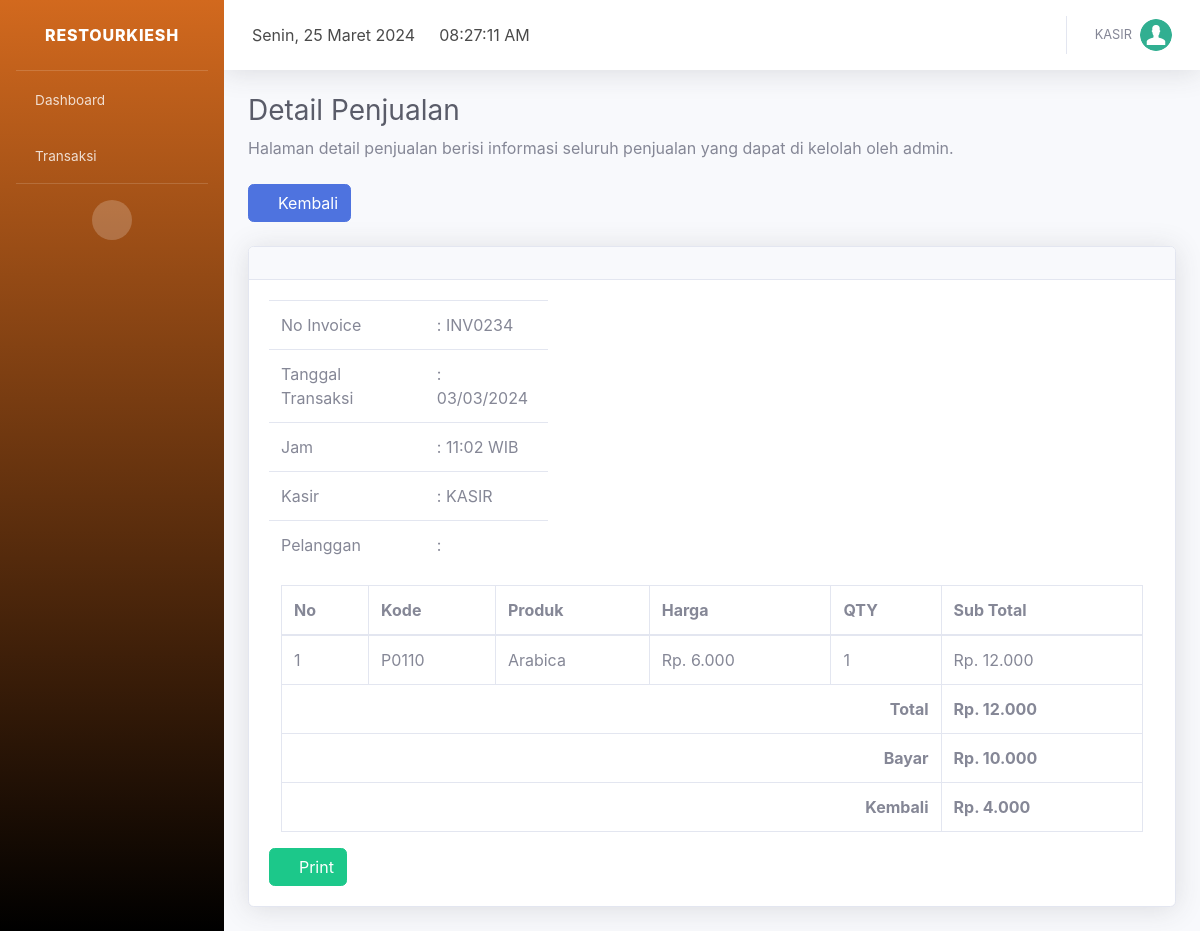
The page /index.php?page=detail_penjualan&id_penjualan=234 (signed in) on the database its author committed.
### tables this page shows
CREATE TABLE `profil_aplikasi` (
  `id` int(11) NOT NULL,
  `nama_aplikasi` varchar(30) NOT NULL,
  `alamat` varchar(100) NOT NULL,
  `no_telp` char(14) NOT NULL,
  `logo` varchar(100) NOT NULL
);

CREATE TABLE `pengguna` (
  `id_pengguna` int(11) NOT NULL,
  `kode_pengguna` char(9) NOT NULL,
  `nama_pengguna` varchar(50) NOT NULL,
  `email` varchar(35) NOT NULL,
  `no_telp` char(14) NOT NULL,
  `foto` varchar(100) NOT NULL,
  `username` varchar(50) NOT NULL,
  `password` varchar(500) NOT NULL,
  `level` varchar(10) NOT NULL,
  `status` int(11) NOT NULL
);

CREATE TABLE `penjualan` (
  `id_penjualan` int(11) NOT NULL,
  `no_invoice` char(10) NOT NULL,
  `tanggal` timestamp NOT NULL DEFAULT current_timestamp() ON UPDATE current_timestamp(),
  `id_kasir` int(11) NOT NULL,
  `kode_pelanggan` char(9) NOT NULL,
  `total_bayar` mediumint(9) NOT NULL,
  `bayar` mediumint(9) NOT NULL,
  `kembali` mediumint(9) NOT NULL
);

CREATE TABLE `detail_penjualan` (
  `id_detail_penjualan` int(11) NOT NULL,
  `no_invoice` char(9) NOT NULL,
  `kode_produk` char(9) NOT NULL,
  `harga` mediumint(9) NOT NULL,
  `qty` int(11) NOT NULL
);

CREATE TABLE `produk` (
  `id_produk` int(11) NOT NULL,
  `kode_produk` char(9) NOT NULL,
  `nama_produk` varchar(50) NOT NULL,
  `satuan` varchar(10) NOT NULL,
  `kategori_produk` int(11) NOT NULL,
  `stok_produk` int(11) NOT NULL,
  `supplier` int(11) NOT NULL,
  `harga_beli` int(11) NOT NULL,
  `harga_jual` int(11) NOT NULL,
  `keterangan_produk` text NOT NULL,
  `tanggal_produk` date NOT NULL,
  `gambar_produk` varchar(500) NOT NULL
);

### page/penjualan/detail-penjualan.php (the view, shortened to what this page needs)
<?php
include 'config/database.php';
if (isset($_GET['id_penjualan'])) {
    $id_penjualan = $_GET['id_penjualan'];
    $query = mysqli_query($kon, "SELECT * from penjualan left join pelanggan on penjualan.kode_pelanggan=pelanggan.kode_pelanggan left join pengguna on pengguna.id_pengguna=penjualan.id_kasir where id_penjualan='$id_penjualan'");
} else if (isset($_GET['no_invoice'])) {
    $no_invoice = $_GET['no_invoice'];
    $query = mysqli_query($kon, "SELECT * from penjualan left join pelanggan on penjualan.kode_pelanggan=pelanggan.kode_pelanggan left join pengguna on pengguna.id_pengguna=penjualan.id_kasir where no_invoice='$no_invoice'");
}
$data = mysqli_fetch_array($query);
$no_invoice = $data['no_invoice'];
?>
<div class="container-fluid">
    <h1 class="h3 mb-2 text-gray-800">Detail Penjualan</h1>
    <p class="mb-4">Halaman detail penjualan berisi informasi seluruh penjualan yang dapat di kelolah oleh admin.</p>
    <a href="index.php?page=data_penjualan"><button class="btn btn-primary"><i class="fa fa-angle-left"></i> Kembali</button></a>
    <br /><br />
    <div class="card shadow mb-4">
        <div class="card-header py-3">
        </div>
        <div class="card-body">
            <div class="row">
                <div class="col-sm-4">
                    <div class="form-group">
                        <table class="table">
                            <tbody>
                                <tr>
                                    <td>No Invoice</td>
                                    <td>: <?php echo $data['no_invoice']; ?></td>
                                </tr>
                                <tr>
                                    <td>Tanggal Transaksi</td>
                                    <td>: <?php echo date('d/m/Y', strtotime($data["tanggal"])); ?></td>
                                </tr>
                                <tr>
                                    <td>Jam</td>
                                    <td>: <?php echo date('H:i', strtotime($data["tanggal"])); ?> WIB</td>
                                </tr>
                                <tr>
                                    <td>Kasir</td>
                                    <td>: <?php echo $data['nama_pengguna']; ?></td>
                                </tr>
                                <tr>
                                    <td>Pelanggan</td>
                                    <td>: <?php echo $data['nama_pelanggan']; ?></td>
                                </tr>
                            </tbody>
                        </table>
                    </div>
                </div>
                <div class="col-sm-8">
                </div>
            </div>
            <div>
                <div class="col-sm-12">
                    <table class="table table-bordered">
                        <thead>
                            <tr>
                                <th>No</th>
                                <th>Kode</th>
                                <th>Produk</th>
                                <th>Harga</th>
                                <th>QTY</th>
                                <th>Sub Total</th>
                            </tr>
                        </thead>
                        <tbody>
                            <?php
                            $sql1 = "select * from detail_penjualan inner join produk on produk.kode_produk=detail_penjualan.kode_produk INNER JOIN penjualan on penjualan.no_invoice=detail_penjualan.no_invoice where detail_penjualan.no_invoice='$no_invoice'";
                            $result = mysqli_query($kon, $sql1);
                            $no = 0;
                            $total = 0;
                            $bayar = 0;
                            $kembali = 0;
                            while ($ambil = mysqli_fetch_array($result)) :
                                $no++;
                                $tot = $ambil['harga_jual'] * $ambil['qty'];
                                $total += $tot;
                                $bayar = $ambil['bayar'];
                                $kembali = $ambil['kembali'];
                            ?>
                                <tr>
                                    <td><?php echo $no; ?></td>
                                    <td><?php echo $ambil['kode_produk']; ?></td>
                                    <td><?php echo $ambil['nama_produk']; ?></td>
                                    <td>Rp. <?php echo number_format($ambil['harga'], 0, ',', '.'); ?></td>
                                    <td><?php echo $ambil['qty']; ?></td>
                                    <td>Rp. <?php echo number_format($tot, 0, ',', '.'); ?></td>
                                </tr>
                            <?php endwhile; ?>
                            <tr>
                                <td colspan="5" style="text-align:right"><strong>Total</strong></td>
                                <td><strong>Rp. <?php echo number_format($total, 0, ',', '.');  ?></strong></td>
                            </tr>
                            <tr>
                                <td colspan="5" style="text-align:right"><strong>Bayar</strong></td>
                                <td><strong>Rp. <?php echo number_format($bayar, 0, ',', '.');  ?></strong></td>
                            </tr>
                            <tr>
                                <td colspan="5" style="text-align:right"><strong>Kembali</strong></td>
                                <td><strong>Rp. <?php echo number_format($kembali, 0, ',', '.');  ?></strong></td>
                            </tr>
                        </tbody>
                    </table>
                </div>
                <a href="page/penjualan/cetak/cetak-detail-penjualan-thermal.php?no_invoice=<?php echo $data['no_invoice']; ?>" target='blank' class="btn btn-success btn-icon-split"><span class="text"><i class="fas fa-print"></i> Print </span></a>
            </div>
        </div>
    </div>
</div>

### index.php (shortened to what this page needs)
<?php
include 'config/database.php';
$hasil = mysqli_query($kon, "select * from profil_aplikasi order by nama_aplikasi desc limit 1");
$data = mysqli_fetch_array($hasil);
?>
<!DOCTYPE html>
<html lang="en">
<head>
  <link href="assets/vendor/fontawesome-free/css/all.min.css" rel="stylesheet" type="text/css">
  <link href="assets/font/font.css" rel="stylesheet">
  <link href="assets/css/sb-admin-2.min.css" rel="stylesheet">
  <link href="assets/vendor/datatables/dataTables.bootstrap4.min.css" rel="stylesheet">
  <link rel="stylesheet" href="assets/plugin/datepicker/css/datepicker.css">
</head>
<body>
  <div id="wrapper">
    <ul class="navbar-nav sidebar sidebar-dark accordion" id="accordionSidebar" style="background-image: linear-gradient(180deg, #D2691E 0%, #000000 100%);">
      <a class="sidebar-brand d-flex align-items-center justify-content-center" href="index.php?page=dashboard">
        <div class="sidebar-brand-text mx-3"><?php echo $data['nama_aplikasi']; ?></div>
      </a>
      <hr class="sidebar-divider my-0">
<li class="nav-item">
    <a class="nav-link" href="index.php?page=dashboard">
        <i class="fas fa-home"></i>
        <span>Dashboard</span>
    </a>
</li>
<?php if ($_SESSION["level"] == "Kasir" || $_SESSION["level"] == "Owner") : ?>
    <li class="nav-item">
        <a class="nav-link collapsed" href="#" data-toggle="collapse" data-target="#transaksi" aria-expanded="true" aria-controls="collapseTwo">
            <i class="fas fa-shopping-cart"></i>
            <span>Transaksi</span>
        </a>
    </li>
<?php endif; ?>
      <hr class="sidebar-divider d-none d-md-block">
      <div class="text-center d-none d-md-inline">
        <button class="rounded-circle border-0" id="sidebarToggle"></button>
      </div>
    </ul>
    <div id="content-wrapper" class="d-flex flex-column">
      <div id="content">
        <nav class="navbar navbar-expand navbar-light bg-white topbar mb-4 static-top shadow">
          <div class="top-navbar d-none d-xl-block">
            <ul class="navbar-nav align-items-center">
              <li class="nav-item">
                <a class="nav-link">
                  <div id="date">
                  </div>
                </a>
              </li>
            </ul>
          </div>
          <div class="top-navbar d-none d-xl-block">
            <ul class="navbar-nav align-items-center">
              <li class="nav-item">
                <a class="nav-link">
                  <div id="clock">
                  </div>
                </a>
              </li>
            </ul>
          </div>
          <ul class="navbar-nav ml-auto">
    <?php
    include 'config/database.php';
    $id_pengguna = $_SESSION["id_pengguna"];
    $hasil = mysqli_query($kon, "select nama_pengguna,foto from pengguna where id_pengguna=$id_pengguna");
    $row = mysqli_fetch_array($hasil);
    ?>
    <li class="nav-item dropdown no-arrow">
      <a class="nav-link dropdown-toggle" href="#" id="userDropdown" role="button" data-toggle="dropdown" aria-haspopup="true" aria-expanded="false">
        <span class="mr-2 d-none d-lg-inline text-gray-600 small"><?php echo $row["nama_pengguna"]; ?></span>
        <img class="img-profile rounded-circle" src="page/pengguna/foto/<?php echo $row["foto"]; ?>">
      </a>
    </li>
</ul>
        </nav>
        <?php
        if (isset($_GET['page'])) {
          $page = $_GET['page'];
          switch ($page) {
            case 'detail_penjualan':
              include "page/penjualan/detail-penjualan.php";
              break;
          }
        }
        ?>
      </div>
    </div>
  </div>
  <link href="assets/plugin/select2/select2.min.css" rel="stylesheet" />
</body>
</html>

### rows shown on the page
profil_aplikasi: nama_aplikasi "RESTOURKIESH"
pengguna: nama_pengguna "KASIR", foto (placeholder picture)
penjualan: no_invoice "INV0234", tanggal "03/03/2024", tanggal "11:02", pengguna.nama_pengguna "KASIR"
detail_penjualan: produk.kode_produk "P0110", produk.nama_produk "Arabica", harga "6.000", qty "1", qty.harga_jual "12.000", penjualan.bayar "10.000", penjualan.kembali "4.000"

### other values the page prints
$total "12.000"
